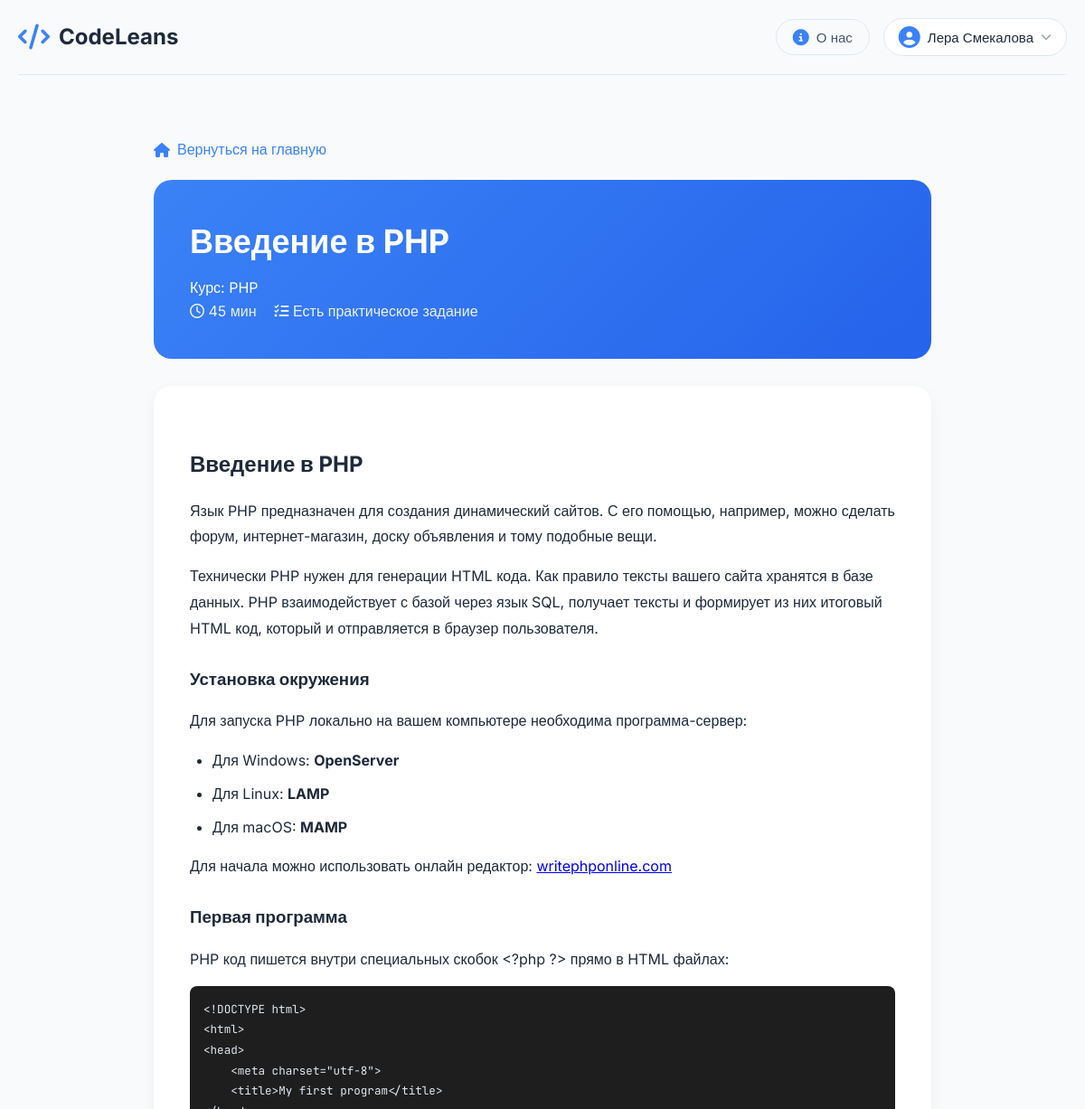
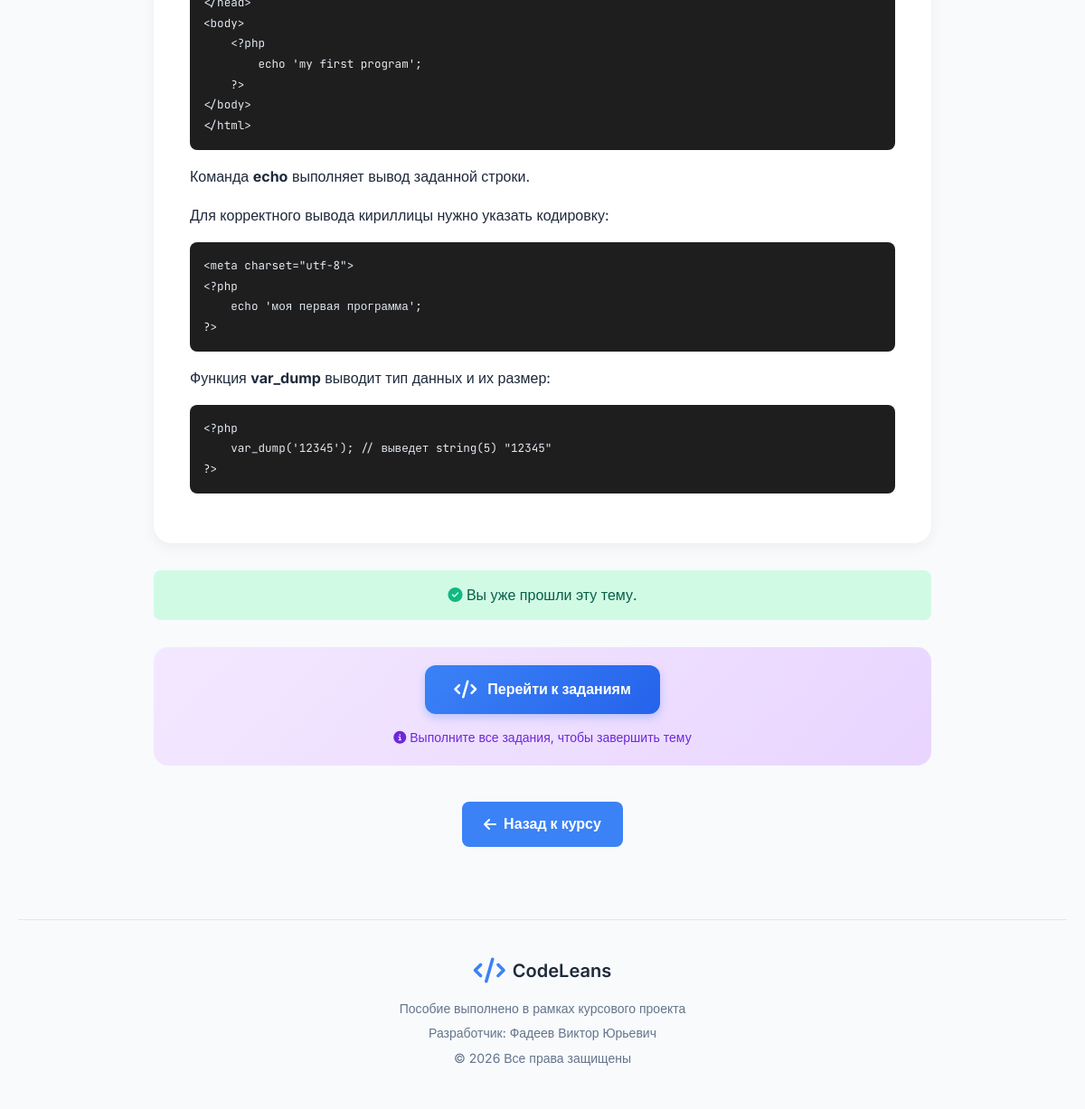
Page /topic.php?id=18 (signed in) on the committed database (2 pictures, top to bottom).
### tables this page shows
CREATE TABLE `topics` (
  `id` int(11) NOT NULL,
  `course_id` int(11) NOT NULL,
  `topic_name` varchar(200) NOT NULL,
  `topic_description` text DEFAULT NULL,
  `content` text DEFAULT NULL,
  `duration_minutes` int(11) NOT NULL DEFAULT 30,
  `image_path` varchar(255) DEFAULT NULL
);

CREATE TABLE `courses` (
  `id` int(11) NOT NULL,
  `course_name` varchar(50) NOT NULL,
  `course_description` text DEFAULT NULL,
  `total_topic` int(11) NOT NULL DEFAULT 0,
  `total_hours` int(11) NOT NULL DEFAULT 0,
  `created_by` int(11) DEFAULT NULL,
  `is_published` tinyint(1) NOT NULL DEFAULT 1,
  `is_public` tinyint(1) NOT NULL DEFAULT 0
);

### config.php (called while the page is built, shortened)
<?php
$host = 'localhost';
$dbname = 'codeleans';
$username = 'root';
$password = '';
try {
    $pdo = new PDO("mysql:host=$host;dbname=$dbname;charset=utf8mb4", $username, $password);
    $pdo->setAttribute(PDO::ATTR_ERRMODE, PDO::ERRMODE_EXCEPTION);
    $pdo->setAttribute(PDO::ATTR_DEFAULT_FETCH_MODE, PDO::FETCH_ASSOC);
} catch (PDOException $e) {
    die("Ошибка подключения к базе данных: " . $e->getMessage());
}
function getBodyThemeClass() {
    if (isset($_SESSION['site_theme'])) {
        $theme = $_SESSION['site_theme'];
        return 'theme-' . $theme;
    }
    return 'theme-light';
}
$user_id = $_SESSION['user_id'] ?? null;
$user_name = $_SESSION['user_name'] ?? 'Гость';
$is_logged_in = isset($user_id);
if ($is_logged_in && !isset($_SESSION['font_size'])) {
    $stmt = $pdo->prepare("SELECT font_size FROM users WHERE id = ?");
    $stmt->execute([$user_id]);
    $font_size = $stmt->fetchColumn();
    if ($font_size) {
        $current_font_size = $font_size;
    }
}
?>

### topic.php (the view, shortened to what this page needs)
<?php
require_once 'config/config.php';
$topic_id = isset($_GET['id']) ? (int)$_GET['id'] : 0;
$stmt = $pdo->prepare("SELECT t.*, c.course_name, c.id as course_id FROM topics t JOIN courses c ON t.course_id = c.id WHERE t.id = ?");
$stmt->execute([$topic_id]);
$topic = $stmt->fetch();
$stmt = $pdo->prepare("SELECT id FROM assignments WHERE topic_id = ?");
$stmt->execute([$topic_id]);
$has_assignment = $stmt->fetch();
$is_completed = false;
if ($is_logged_in) {
    $stmt = $pdo->prepare("SELECT is_completed FROM topic_progress WHERE user_id = ? AND topic_id = ?");
    $stmt->execute([$user_id, $topic_id]);
    $is_completed = (bool)$stmt->fetchColumn();
}
?>
<!DOCTYPE html>
<html lang="ru">
<head>
    <link rel="stylesheet" href="style/codeleans.css">
    <link rel="stylesheet" href="style/global.css">
    <link rel="stylesheet" href="https://cdnjs.cloudflare.com/ajax/libs/font-awesome/6.4.0/css/all.min.css">
</head>
<body class="<?= getBodyThemeClass() ?> font-<?= htmlspecialchars($current_font_size) ?>">
    <div class="container">
        <header class="header">
            <div class="logo">
                <i class="fas fa-code"></i>
                <h1>CodeLeans</h1>
            </div>
            <div class="header-actions">
                <button class="about-btn" id="aboutBtn">
                    <i class="fas fa-info-circle"></i>
                    <span>О нас</span>
                </button>
                <div class="profile-section">
                    <button class="profile-btn" id="profileBtn">
                        <?php if (isset($_SESSION['avatar']) && $_SESSION['avatar'] && file_exists($_SESSION['avatar'])): ?>
                            <img src="<?= htmlspecialchars($_SESSION['avatar']) ?>" style="width:32px;height:32px;border-radius:50%;object-fit:cover;margin-right:5px;">
                        <?php else: ?>
                            <i class="fas fa-user-circle"></i>
                        <?php endif; ?>
                        <span><?php echo htmlspecialchars($user_name); ?></span>
                        <i class="fas fa-chevron-down"></i>
                    </button>
                </div>
            </div>
        </header>
        <div class="topic-container">
            <a href="index.php" class="home-link">
                <i class="fas fa-home"></i> Вернуться на главную
            </a>
            <div class="topic-header">
                <h1><?php echo htmlspecialchars($topic['topic_name']); ?></h1>
                <p>Курс: <?php echo htmlspecialchars($topic['course_name']); ?></p>
                <div class="topic-meta">
                    <span><i class="far fa-clock"></i> <?php echo $topic['duration_minutes']; ?> мин</span>
                    <?php if ($has_assignment): ?>
                        <span><i class="fas fa-tasks"></i> Есть практическое задание</span>
                    <?php endif; ?>
                </div>
            </div>
            <div class="content-section topic-content">
    <?php echo $topic['content']; ?>
</div>
            <?php if ($is_logged_in && !$is_completed): ?>
                <div class="topic-actions" style="text-align: center;">
                    <button class="btn-complete" onclick="markTopicComplete(<?php echo $topic_id; ?>)">
                        <i class="fas fa-check-circle"></i> Отметить как пройденное
                    </button>
                </div>
            <?php elseif ($is_logged_in && $is_completed): ?>
                <div class="completed-message">
                    <i class="fas fa-check-circle" style="color: #10b981;"></i> Вы уже прошли эту тему.
                </div>
            <?php endif; ?>
            <?php if ($has_assignment && $is_logged_in): ?>
                <div class="assignment-section">
                    <a href="assignment_system.php?topic_id=<?= $topic_id ?>" class="btn-assignment">
                        <i class="fas fa-code"></i> Перейти к заданиям
                    </a>
                    <div class="assignment-info">
                        <i class="fas fa-info-circle"></i> Выполните все задания, чтобы завершить тему
                    </div>
                </div>
            <?php endif; ?>
            <div style="margin-top: 40px; text-align: center;">
                <a href="courses.php?course_id=<?php echo $topic['course_id']; ?>" class="btn" style="display: inline-block; background: #3b82f6; color: white; padding: 12px 30px; border-radius: 8px; text-decoration: none; font-weight: 600;">
                    <i class="fas fa-arrow-left"></i> Назад к курсу
                </a>
            </div>
        </div>
        <footer class="footer">
            <div class="footer-content">
                <div class="footer-logo">
                    <i class="fas fa-code"></i>
                    <span>CodeLeans</span>
                </div>
                <div class="footer-info">
                    <p>Пособие выполнено в рамках курсового проекта</p>
                    <p>Разработчик: Фадеев Виктор Юрьевич</p>
                    <p>© 2026 Все права защищены</p>
                </div>
            </div>
        </footer>
    </div>
</body>
</html>

### codeleans.css (style rules this page uses)
* { margin: 0; padding: 0; box-sizing: border-box; }
body { font-family: 'Inter', sans-serif; background-color: #f8fafc; color: #334155; line-height: 1.6; }
.container { max-width: 1200px; margin: 0 auto; padding: 0 20px; min-height: 100vh; display: flex; flex-direction: column; }
.header { display: flex; justify-content: space-between; align-items: center; padding: 20px 0; border-bottom: 1px solid #e2e8f0; margin-bottom: 40px; }
.logo { display: flex; align-items: center; gap: 12px; }
.logo i { font-size: 32px; color: #3b82f6; }
.logo h1 { font-size: 28px; font-weight: 700; color: #1e293b; }
.profile-section { position: relative; }
.profile-btn { display: flex; align-items: center; gap: 10px; background-color: white; border: 1px solid #e2e8f0; border-radius: 50px; padding: 10px 20px; font-size: 16px; font-weight: 500; color: #475569; cursor: pointer; transition: all 0.3s ease; }
.profile-btn i:first-child { font-size: 24px; color: #3b82f6; }
.profile-btn i:last-child { font-size: 12px; color: #94a3b8; }
.footer { padding: 40px 0; border-top: 1px solid #e2e8f0; text-align: center; }
.footer-logo { display: flex; align-items: center; justify-content: center; gap: 8px; font-size: 24px; font-weight: 600; color: #1e293b; margin-bottom: 20px; }
.footer-logo i { font-size: 28px; color: #3b82f6; }
.footer p { color: #64748b; font-size: 14px; margin: 5px 0; }
.about-btn { display: flex; align-items: center; gap: 8px; padding: 10px 18px; background-color: #f8fafc; border: 1px solid #e2e8f0; border-radius: 40px; color: #475569; font-size: 15px; font-weight: 500; cursor: pointer; transition: all 0.3s ease; }
.about-btn i { font-size: 18px; color: #3b82f6; }
body.font-medium { font-size: 16px; }
.btn, .btn-primary, .btn-submit, .course-btn, .complete-btn, .start-btn, .btn-complete, button[type="submit"]:not(.toggle-password):not(.modal-close):not(.about-btn):not(.profile-btn) { display: inline-flex !important; align-items: center !important; justify-content: center !important; gap: 8px !important; background: #3b82f6 !important; color: white !important; border: none !important; padding: 12px 24px !important; border-radius: 8px !important; font-size: 16px !important; font-weight: 600 !important; text-decoration: none !important; cursor: pointer !important; transition: all 0.3s ease !important; }
.btn-assignment { display: inline-flex !important; align-items: center !important; gap: 12px !important; background: linear-gradient(135deg, #3b82f6, #2563eb) !important; color: white !important; padding: 14px 32px !important; border-radius: 12px !important; text-decoration: none !important; font-weight: 700 !important; font-size: 16px !important; transition: all 0.3s ease !important; box-shadow: 0 4px 10px rgba(59, 130, 246, 0.3) !important; border: none !important; cursor: pointer !important; }
.profile-btn { display: flex; align-items: center; gap: 8px; padding: 8px 16px; background-color: white; border: 1px solid #e2e8f0; border-radius: 40px; color: #1e293b; font-size: 15px; font-weight: 500; cursor: pointer; transition: all 0.3s ease; }
.profile-btn i { color: #3b82f6; }

### global.css (style rules this page uses)
body.font-medium { font-size: 16px; }
.profile-section { position: relative; z-index: 1000; }
.content-section { word-wrap: break-word; overflow-wrap: break-word; max-width: 100%; overflow: hidden; }
.content-section p, .content-section h1, .content-section h2, .content-section h3, .content-section h4, .content-section h5, .content-section h6, .content-section div, .content-section span, .content-section li { word-wrap: break-word; overflow-wrap: break-word; max-width: 100%; }
.content-section pre, .content-section code { white-space: pre-wrap; word-wrap: break-word; overflow-x: auto; max-width: 100%; display: block; padding: 10px; background: #f1f5f9; border-radius: 8px; }

### rows in the picture
topics: topic_name "Введение в PHP", course.course_name "PHP", duration_minutes "45", content "Введение в PHP Язык PHP предназначен для создания динамический сайтов. С его помощью, например, можно сделать форум, интернет-магазин, доску объявления и тому подобные вещи. Технически PHP нужен для генерации HTML кода. Как правило тексты вашего сайта хранятся в базе данных. PHP взаимодействует с базой через язык SQL, получает тексты и формирует из них итоговый HTML код, который и отправляется в браузер пользователя. Установка окружения Для запуска PHP локально на вашем компьютере необходима программа-сервер: Для Windows: OpenServer Для Linux: LAMP Для macOS: MAMP Для начала можно использовать онлайн редактор: writephponline.com Первая программа PHP код пишется внутри специальных скобок…"

### other values in the picture
$user_name "Лера Смекалова"
